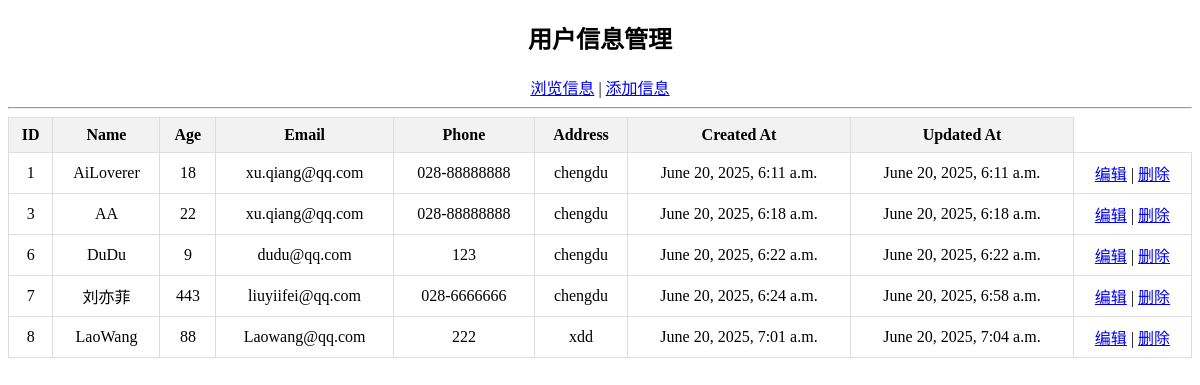
The app's page /users/, older data.
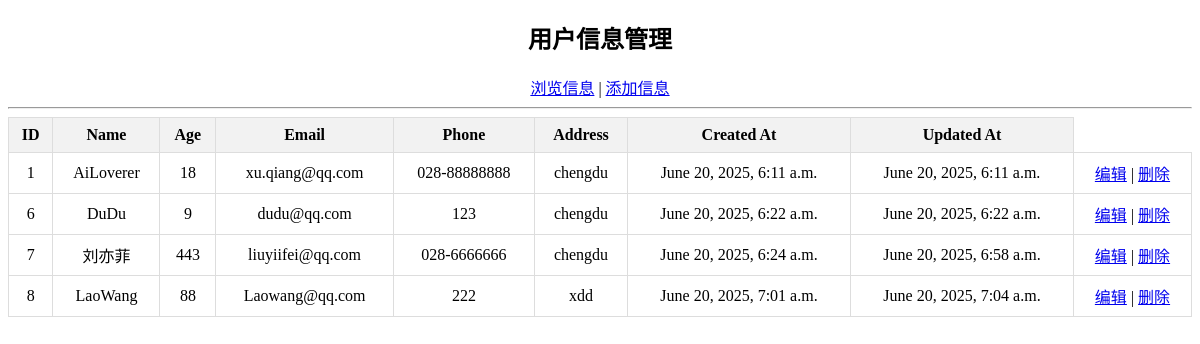
The same page, newer data.
### modelapp/models.py (models this page shows)
class Person(models.Model):
    name = models.CharField(max_length=50)
    age = models.IntegerField()
    email = models.EmailField()
    phone = models.CharField(max_length=20)
    address = models.CharField(max_length=100)
    created_at = models.DateTimeField(default=datetime.now)
    updated_at = models.DateTimeField(default=datetime.now)

### modelapp/views.py (the view)
# urls.py: path('users/', views.person_list, name='person_list'),
def person_list(request):
    try:
        persons = Person.objects.all()
        return render(request, 'modelapp/person/index.html', {'persons': persons})
    except Person.DoesNotExist:
        persons = None
        return HttpResponse('<h1>没有任何用户信息</h1><a href="/users/person_add">创建用户信息</a>')

### templates/modelapp/person/index.html (shortened to what this page needs)
<!doctype html>
<html lang="en">
<head>
</head>
<body>
    <div class="center-content">
        <h2>用户信息管理</h2>
        <a href="{% url 'person_list'%}">浏览信息</a> |
        <a href="{% url 'person_add'%}">添加信息</a>
        <hr/>
        <table>
            <thead>
                <tr>
                    <th>ID</th>
                    <th>Name</th>
                    <th>Age</th>
                    <th>Email</th>
                    <th>Phone</th>
                    <th>Address</th>
                    <th>Created At</th>
                    <th>Updated At</th>
                </tr>
            </thead>
            <tbody>
                {% for person in persons %}
                    <tr>
                        <td>{{ person.id }}</td>
                        <td>{{ person.name }}</td>
                        <td>{{ person.age }}</td>
                        <td>{{ person.email }}</td>
                        <td>{{ person.phone }}</td>
                        <td>{{ person.address }}</td>
                        <td>{{ person.created_at }}</td>
                        <td>{{ person.updated_at }}</td>
                        <td>
                            <a href="{%url 'person_edit' person.id%}">编辑</a> |
                            <a href="{% url 'person_delete' person.id %}" onclick="return confirm('确定要删除此用户吗？');">删除</a>
                        </td>
                    </tr>
                {% endfor %}
            </tbody>
        </table>
    </div>
</body>
</html>

### templates/modelapp/person/index.html (style rules this page uses)
.center-content { text-align: center; margin: 0 auto; }
table { width: 100%; border-collapse: collapse; }
th, td { border: 1px solid #ddd; padding: 8px; }
th { background-color: #f2f2f2; }

Row changes from the older to the newer data that the page shows:
removed Person: id "3", name "AA", age "22", email "xu.qiang@qq.com", phone "028-88888888", address "chengdu", created_at "June 20, 2025, 6:18 a.m.", updated_at "June 20, 2025, 6:18 a.m."
